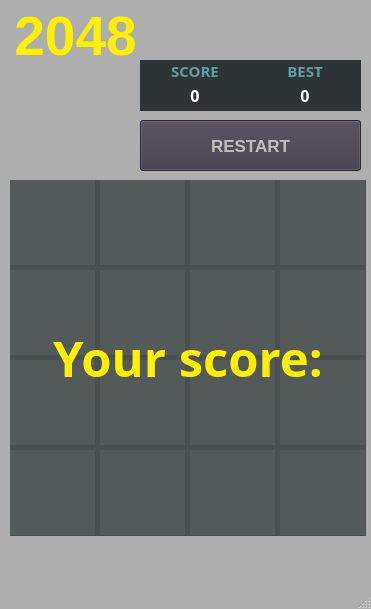
<?xml version="1.0" encoding="UTF-8"?>
<ui version="4.0">
 <class>GAME1</class>
 <widget class="QMainWindow" name="GAME1">
  <property name="geometry">
   <rect>
    <x>0</x>
    <y>0</y>
    <width>371</width>
    <height>609</height>
   </rect>
  </property>
  <property name="windowTitle">
   <string>GAME1</string>
  </property>
  <property name="styleSheet">
   <string notr="true">QMainWindow{
background-color:#AEAEAE;
}</string>
  </property>
  <widget class="QWidget" name="centralwidget">
   <widget class="QLabel" name="c11">
    <property name="geometry">
     <rect>
      <x>10</x>
      <y>180</y>
      <width>85</width>
      <height>85</height>
     </rect>
    </property>
    <property name="font">
     <font>
      <pointsize>23</pointsize>
      <weight>75</weight>
      <bold>true</bold>
     </font>
    </property>
    <property name="styleSheet">
     <string notr="true">QLabel{
background-color: #DFDFDF;
color: rgb(46, 52, 54);
}</string>
    </property>
    <property name="text">
     <string/>
    </property>
    <property name="alignment">
     <set>Qt::AlignCenter</set>
    </property>
   </widget>
   <widget class="QLabel" name="c31">
    <property name="geometry">
     <rect>
      <x>10</x>
      <y>360</y>
      <width>85</width>
      <height>85</height>
     </rect>
    </property>
    <property name="font">
     <font>
      <pointsize>23</pointsize>
      <weight>75</weight>
      <bold>true</bold>
     </font>
    </property>
    <property name="styleSheet">
     <string notr="true">QLabel{
background-color: #DFDFDF;
color: rgb(46, 52, 54);
}</string>
    </property>
    <property name="text">
     <string/>
    </property>
    <property name="alignment">
     <set>Qt::AlignCenter</set>
    </property>
   </widget>
   <widget class="QLabel" name="c32">
    <property name="geometry">
     <rect>
      <x>100</x>
      <y>360</y>
      <width>85</width>
      <height>85</height>
     </rect>
    </property>
    <property name="font">
     <font>
      <pointsize>23</pointsize>
      <weight>75</weight>
      <bold>true</bold>
     </font>
    </property>
    <property name="styleSheet">
     <string notr="true">QLabel{
background-color: #DFDFDF;
color: rgb(46, 52, 54);
}</string>
    </property>
    <property name="text">
     <string/>
    </property>
    <property name="alignment">
     <set>Qt::AlignCenter</set>
    </property>
   </widget>
   <widget class="QLabel" name="c33">
    <property name="geometry">
     <rect>
      <x>190</x>
      <y>360</y>
      <width>85</width>
      <height>85</height>
     </rect>
    </property>
    <property name="font">
     <font>
      <pointsize>23</pointsize>
      <weight>75</weight>
      <bold>true</bold>
     </font>
    </property>
    <property name="styleSheet">
     <string notr="true">QLabel{
background-color: #DFDFDF;
color: rgb(46, 52, 54);
}</string>
    </property>
    <property name="text">
     <string/>
    </property>
    <property name="alignment">
     <set>Qt::AlignCenter</set>
    </property>
   </widget>
   <widget class="QLabel" name="c34">
    <property name="geometry">
     <rect>
      <x>280</x>
      <y>360</y>
      <width>85</width>
      <height>85</height>
     </rect>
    </property>
    <property name="font">
     <font>
      <pointsize>23</pointsize>
      <weight>75</weight>
      <bold>true</bold>
     </font>
    </property>
    <property name="styleSheet">
     <string notr="true">QLabel{
background-color: #DFDFDF;
color: rgb(46, 52, 54);
}</string>
    </property>
    <property name="text">
     <string/>
    </property>
    <property name="alignment">
     <set>Qt::AlignCenter</set>
    </property>
   </widget>
   <widget class="QLabel" name="c41">
    <property name="geometry">
     <rect>
      <x>10</x>
      <y>450</y>
      <width>85</width>
      <height>85</height>
     </rect>
    </property>
    <property name="font">
     <font>
      <pointsize>23</pointsize>
      <weight>75</weight>
      <bold>true</bold>
     </font>
    </property>
    <property name="styleSheet">
     <string notr="true">QLabel{
background-color: #DFDFDF;
color: rgb(46, 52, 54);
}</string>
    </property>
    <property name="text">
     <string/>
    </property>
    <property name="alignment">
     <set>Qt::AlignCenter</set>
    </property>
   </widget>
   <widget class="QLabel" name="c42">
    <property name="geometry">
     <rect>
      <x>100</x>
      <y>450</y>
      <width>85</width>
      <height>85</height>
     </rect>
    </property>
    <property name="font">
     <font>
      <pointsize>23</pointsize>
      <weight>75</weight>
      <bold>true</bold>
     </font>
    </property>
    <property name="styleSheet">
     <string notr="true">QLabel{
background-color: #DFDFDF;
color: rgb(46, 52, 54);
}</string>
    </property>
    <property name="text">
     <string/>
    </property>
    <property name="alignment">
     <set>Qt::AlignCenter</set>
    </property>
   </widget>
   <widget class="QLabel" name="c43">
    <property name="geometry">
     <rect>
      <x>190</x>
      <y>450</y>
      <width>85</width>
      <height>85</height>
     </rect>
    </property>
    <property name="font">
     <font>
      <pointsize>23</pointsize>
      <weight>75</weight>
      <bold>true</bold>
     </font>
    </property>
    <property name="styleSheet">
     <string notr="true">QLabel{
background-color: #DFDFDF;
color: rgb(46, 52, 54);
}</string>
    </property>
    <property name="text">
     <string/>
    </property>
    <property name="alignment">
     <set>Qt::AlignCenter</set>
    </property>
   </widget>
   <widget class="QLabel" name="c44">
    <property name="geometry">
     <rect>
      <x>280</x>
      <y>450</y>
      <width>85</width>
      <height>85</height>
     </rect>
    </property>
    <property name="font">
     <font>
      <pointsize>23</pointsize>
      <weight>75</weight>
      <bold>true</bold>
     </font>
    </property>
    <property name="styleSheet">
     <string notr="true">QLabel{
background-color: #DFDFDF;
color: rgb(46, 52, 54);
}</string>
    </property>
    <property name="text">
     <string/>
    </property>
    <property name="alignment">
     <set>Qt::AlignCenter</set>
    </property>
   </widget>
   <widget class="QLabel" name="c12">
    <property name="geometry">
     <rect>
      <x>100</x>
      <y>180</y>
      <width>85</width>
      <height>85</height>
     </rect>
    </property>
    <property name="font">
     <font>
      <pointsize>23</pointsize>
      <weight>75</weight>
      <bold>true</bold>
     </font>
    </property>
    <property name="styleSheet">
     <string notr="true">QLabel{
background-color: #DFDFDF;
color: rgb(46, 52, 54);
}</string>
    </property>
    <property name="text">
     <string/>
    </property>
    <property name="alignment">
     <set>Qt::AlignCenter</set>
    </property>
   </widget>
   <widget class="QLabel" name="c13">
    <property name="geometry">
     <rect>
      <x>190</x>
      <y>180</y>
      <width>85</width>
      <height>85</height>
     </rect>
    </property>
    <property name="font">
     <font>
      <pointsize>23</pointsize>
      <weight>75</weight>
      <bold>true</bold>
     </font>
    </property>
    <property name="styleSheet">
     <string notr="true">QLabel{
background-color: #DFDFDF;
color: rgb(46, 52, 54);
}</string>
    </property>
    <property name="text">
     <string/>
    </property>
    <property name="alignment">
     <set>Qt::AlignCenter</set>
    </property>
   </widget>
   <widget class="QLabel" name="c14">
    <property name="geometry">
     <rect>
      <x>280</x>
      <y>180</y>
      <width>85</width>
      <height>85</height>
     </rect>
    </property>
    <property name="font">
     <font>
      <pointsize>23</pointsize>
      <weight>75</weight>
      <bold>true</bold>
     </font>
    </property>
    <property name="styleSheet">
     <string notr="true">QLabel{
background-color: #DFDFDF;
color: rgb(46, 52, 54);
}</string>
    </property>
    <property name="text">
     <string/>
    </property>
    <property name="alignment">
     <set>Qt::AlignCenter</set>
    </property>
   </widget>
   <widget class="QLabel" name="c21">
    <property name="geometry">
     <rect>
      <x>10</x>
      <y>270</y>
      <width>85</width>
      <height>85</height>
     </rect>
    </property>
    <property name="font">
     <font>
      <pointsize>23</pointsize>
      <weight>75</weight>
      <bold>true</bold>
     </font>
    </property>
    <property name="styleSheet">
     <string notr="true">QLabel{
background-color: #DFDFDF;
color: rgb(46, 52, 54);
}</string>
    </property>
    <property name="text">
     <string/>
    </property>
    <property name="alignment">
     <set>Qt::AlignCenter</set>
    </property>
   </widget>
   <widget class="QLabel" name="c22">
    <property name="geometry">
     <rect>
      <x>100</x>
      <y>270</y>
      <width>85</width>
      <height>85</height>
     </rect>
    </property>
    <property name="font">
     <font>
      <pointsize>23</pointsize>
      <weight>75</weight>
      <bold>true</bold>
     </font>
    </property>
    <property name="styleSheet">
     <string notr="true">QLabel{
background-color: #DFDFDF;
color: rgb(46, 52, 54);
}</string>
    </property>
    <property name="text">
     <string/>
    </property>
    <property name="alignment">
     <set>Qt::AlignCenter</set>
    </property>
   </widget>
   <widget class="QLabel" name="c23">
    <property name="geometry">
     <rect>
      <x>190</x>
      <y>270</y>
      <width>85</width>
      <height>85</height>
     </rect>
    </property>
    <property name="font">
     <font>
      <pointsize>23</pointsize>
      <weight>75</weight>
      <bold>true</bold>
     </font>
    </property>
    <property name="styleSheet">
     <string notr="true">QLabel{
background-color: #DFDFDF;
color: rgb(46, 52, 54);
}</string>
    </property>
    <property name="text">
     <string/>
    </property>
    <property name="alignment">
     <set>Qt::AlignCenter</set>
    </property>
   </widget>
   <widget class="QLabel" name="c24">
    <property name="geometry">
     <rect>
      <x>280</x>
      <y>270</y>
      <width>85</width>
      <height>85</height>
     </rect>
    </property>
    <property name="font">
     <font>
      <pointsize>23</pointsize>
      <weight>75</weight>
      <bold>true</bold>
     </font>
    </property>
    <property name="styleSheet">
     <string notr="true">QLabel{
background-color: #DFDFDF;
color: rgb(46, 52, 54);
}</string>
    </property>
    <property name="text">
     <string/>
    </property>
    <property name="alignment">
     <set>Qt::AlignCenter</set>
    </property>
   </widget>
   <widget class="QLabel" name="title">
    <property name="geometry">
     <rect>
      <x>10</x>
      <y>10</y>
      <width>131</width>
      <height>51</height>
     </rect>
    </property>
    <property name="font">
     <font>
      <pointsize>41</pointsize>
      <weight>75</weight>
      <bold>true</bold>
      <kerning>false</kerning>
     </font>
    </property>
    <property name="styleSheet">
     <string notr="true">QLabel {
color: #FFF000;
}</string>
    </property>
    <property name="text">
     <string>2048</string>
    </property>
    <property name="textFormat">
     <enum>Qt::AutoText</enum>
    </property>
    <property name="alignment">
     <set>Qt::AlignCenter</set>
    </property>
   </widget>
   <widget class="QPushButton" name="restart">
    <property name="geometry">
     <rect>
      <x>140</x>
      <y>120</y>
      <width>221</width>
      <height>51</height>
     </rect>
    </property>
    <property name="font">
     <font>
      <family>Cantarell</family>
      <pointsize>13</pointsize>
      <weight>75</weight>
      <bold>true</bold>
     </font>
    </property>
    <property name="styleSheet">
     <string notr="true">QPushButton {
background-color: rgb(61, 56, 70);
color: rgb(192, 191, 188);
}</string>
    </property>
    <property name="text">
     <string>RESTART</string>
    </property>
   </widget>
   <widget class="QLabel" name="record">
    <property name="geometry">
     <rect>
      <x>250</x>
      <y>85</y>
      <width>110</width>
      <height>20</height>
     </rect>
    </property>
    <property name="font">
     <font>
      <family>Open Sans</family>
      <pointsize>12</pointsize>
      <weight>75</weight>
      <bold>true</bold>
     </font>
    </property>
    <property name="styleSheet">
     <string notr="true">QLabel {
color: white;
}</string>
    </property>
    <property name="text">
     <string>0</string>
    </property>
    <property name="alignment">
     <set>Qt::AlignCenter</set>
    </property>
   </widget>
   <widget class="QLabel" name="sco">
    <property name="geometry">
     <rect>
      <x>140</x>
      <y>60</y>
      <width>110</width>
      <height>21</height>
     </rect>
    </property>
    <property name="font">
     <font>
      <family>Open Sans</family>
      <pointsize>11</pointsize>
      <weight>75</weight>
      <bold>true</bold>
     </font>
    </property>
    <property name="styleSheet">
     <string notr="true">QLabel {
color: #5F9EA0;
}</string>
    </property>
    <property name="text">
     <string>SCORE</string>
    </property>
    <property name="alignment">
     <set>Qt::AlignCenter</set>
    </property>
   </widget>
   <widget class="QLabel" name="score">
    <property name="geometry">
     <rect>
      <x>140</x>
      <y>85</y>
      <width>110</width>
      <height>20</height>
     </rect>
    </property>
    <property name="font">
     <font>
      <family>Open Sans</family>
      <pointsize>12</pointsize>
      <weight>75</weight>
      <bold>true</bold>
     </font>
    </property>
    <property name="styleSheet">
     <string notr="true">QLabel {
color: white;
}</string>
    </property>
    <property name="text">
     <string>0</string>
    </property>
    <property name="alignment">
     <set>Qt::AlignCenter</set>
    </property>
   </widget>
   <widget class="QLabel" name="rec">
    <property name="geometry">
     <rect>
      <x>250</x>
      <y>60</y>
      <width>110</width>
      <height>21</height>
     </rect>
    </property>
    <property name="font">
     <font>
      <family>Open Sans</family>
      <pointsize>11</pointsize>
      <weight>75</weight>
      <bold>true</bold>
     </font>
    </property>
    <property name="styleSheet">
     <string notr="true">QLabel {
color: #5F9EA0;
}</string>
    </property>
    <property name="text">
     <string>BEST</string>
    </property>
    <property name="alignment">
     <set>Qt::AlignCenter</set>
    </property>
   </widget>
   <widget class="QLabel" name="back_score">
    <property name="geometry">
     <rect>
      <x>140</x>
      <y>60</y>
      <width>221</width>
      <height>51</height>
     </rect>
    </property>
    <property name="styleSheet">
     <string notr="true">QLabel {
background-color: rgb(46, 52, 54);
}</string>
    </property>
    <property name="text">
     <string/>
    </property>
   </widget>
   <widget class="QLabel" name="over">
    <property name="geometry">
     <rect>
      <x>10</x>
      <y>180</y>
      <width>356</width>
      <height>356</height>
     </rect>
    </property>
    <property name="font">
     <font>
      <family>Source Code Pro</family>
      <pointsize>37</pointsize>
      <weight>75</weight>
      <bold>true</bold>
     </font>
    </property>
    <property name="styleSheet">
     <string notr="true">QLabel {
color: #FFF000;
background-color: rgba(46, 52, 54, 200);
}</string>
    </property>
    <property name="text">
     <string>Your score:</string>
    </property>
    <property name="alignment">
     <set>Qt::AlignCenter</set>
    </property>
   </widget>
   <zorder>c11</zorder>
   <zorder>c31</zorder>
   <zorder>c32</zorder>
   <zorder>c33</zorder>
   <zorder>c34</zorder>
   <zorder>c41</zorder>
   <zorder>c42</zorder>
   <zorder>c43</zorder>
   <zorder>c44</zorder>
   <zorder>c12</zorder>
   <zorder>c13</zorder>
   <zorder>c14</zorder>
   <zorder>c21</zorder>
   <zorder>c22</zorder>
   <zorder>c23</zorder>
   <zorder>c24</zorder>
   <zorder>title</zorder>
   <zorder>restart</zorder>
   <zorder>back_score</zorder>
   <zorder>record</zorder>
   <zorder>score</zorder>
   <zorder>rec</zorder>
   <zorder>sco</zorder>
   <zorder>over</zorder>
  </widget>
  <widget class="QMenuBar" name="menubar">
   <property name="geometry">
    <rect>
     <x>0</x>
     <y>0</y>
     <width>371</width>
     <height>22</height>
    </rect>
   </property>
  </widget>
  <widget class="QStatusBar" name="statusbar"/>
 </widget>
 <resources/>
 <connections/>
</ui>
